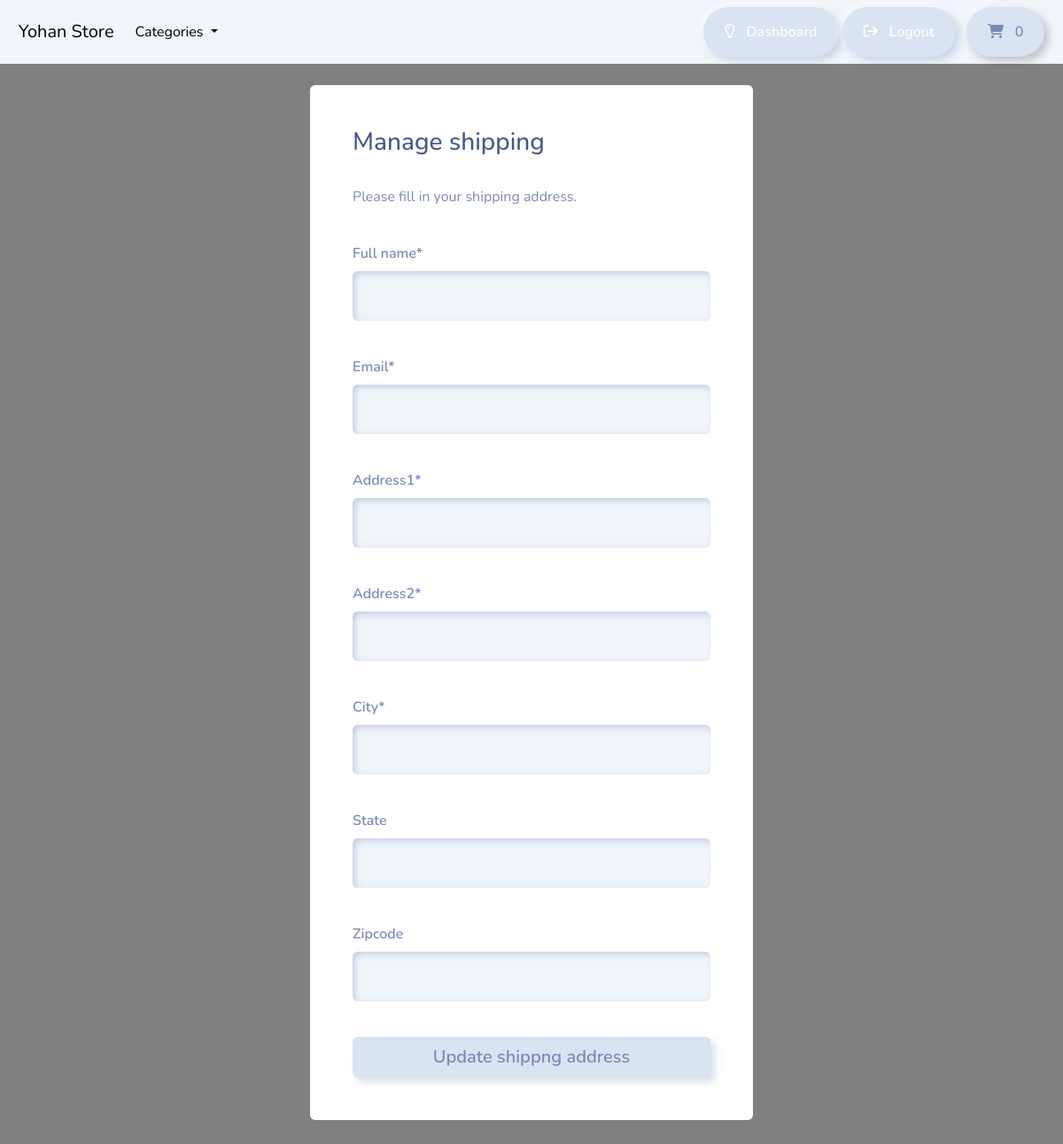
/account/manage-shipping (signed in), run on an earlier commit of the app's database.
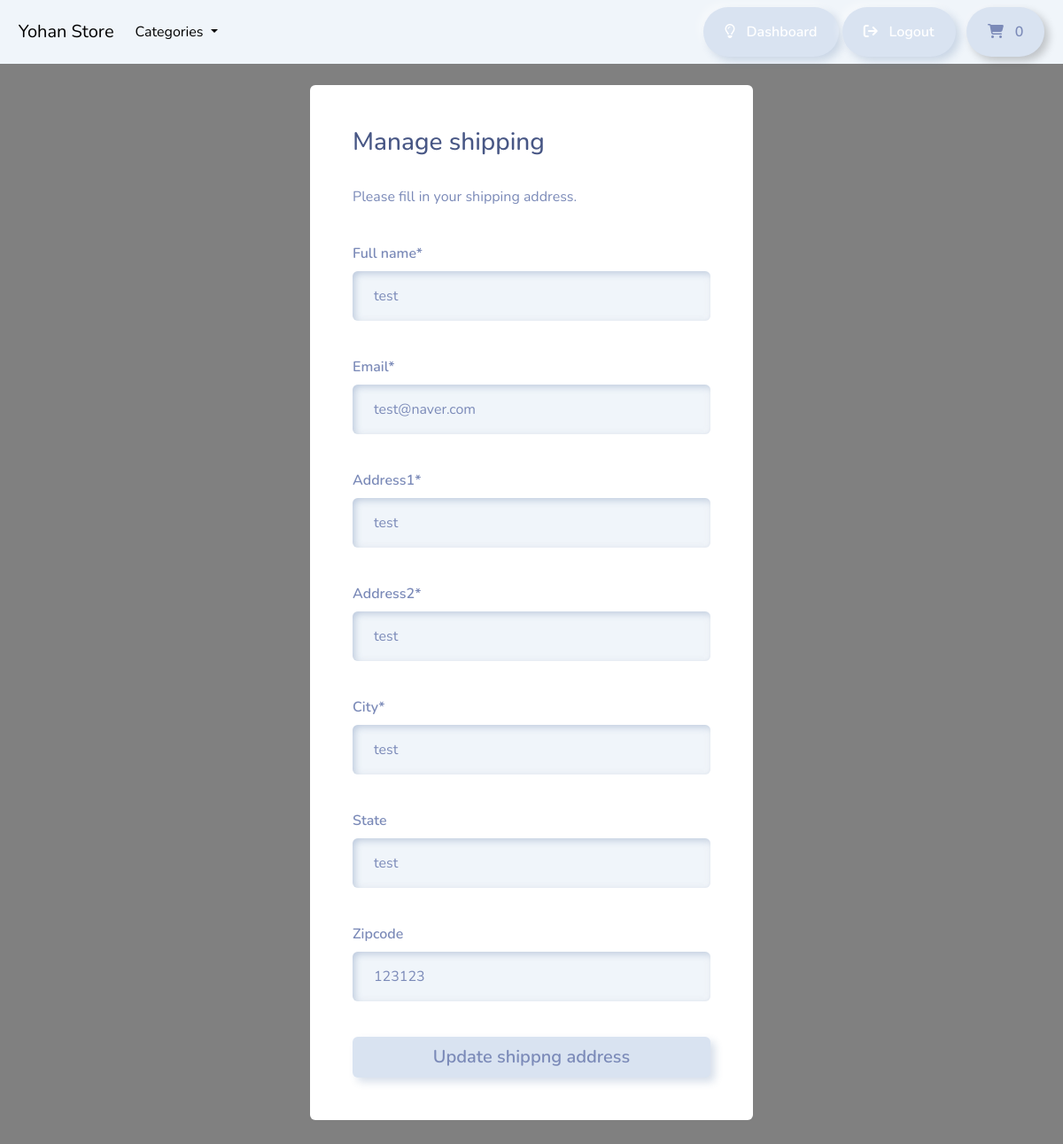
And on a later commit of the database.
### payment/models.py (models this page shows, shortened)
class ShippingAddress(models.Model):
    full_name = models.CharField(max_length=300)
    email = models.EmailField(max_length=255)
    address1 = models.CharField(max_length=300)
    address2 = models.CharField(max_length=300)
    city = models.CharField(max_length=255)
    state = models.CharField(max_length=255, null=True, blank=True)
    zipcode = models.CharField(max_length=255, null=True, blank=True)
    user = models.ForeignKey(User, on_delete=models.CASCADE, null=True, blank=True)
    class Meta:
        verbose_name_plural = 'Shipping Address'

### account/views.py (the view, shortened to what this page needs)
# urls.py: path('manage-shipping', views.manage_shipping, name='manage-shipping'),
@login_required(login_url='my-login')
def manage_shipping(request):
    try:
        shipping = ShippingAddress.objects.get(user=request.user.id)
    except ShippingAddress.DoesNotExist:
        shipping = None
    form = ShippingForm(instance=shipping)
    context = {'form':form}
    return render(request, 'account/manage-shipping.html', context=context)

### payment/forms.py
class ShippingForm(forms.ModelForm):
    class Meta:
        model = ShippingAddress
        fields = ['full_name', 'email', 'address1', 'address2', 'city', 'state','zipcode']
        exclude = ['user',]

### cart/cart.py (called while the page is built)
    def __len__(self):
        try:
            return sum(item['qty'] for item in self.cart.values())
        except:
            return 0

### cart/context_processors.py (called while the page is built)
def cart(request):
    return {'cart': Cart(request)}

### store/models.py (called while the page is built)
    def get_absolute_url(self):
        return reverse("list-category", args=[self.slug])

### store/views.py (called while the page is built)
def categories(request):
    all_categories = Category.objects.all()
    return {'all_categories': all_categories} # key/value

### account/templates/account/manage-shipping.html (shortened to what this page needs)
{% include 'store/base.html' %}
{% load static %}
{% load crispy_forms_tags %}
{% block content %}
    <body>
        <br>
        <div class = 'container bg-white shadow-md p-5 form-layout rounded' >
            <h3> Manage shipping</h3>
            <p> Please fill in your shipping address. </p>
            <br>
            <form method="POST" autocomplate="off">
                {{form.full_name|as_crispy_field}}
                <br>
                {{form.email|as_crispy_field}}
                <br>
                {{form.address1|as_crispy_field}}
                <br>
                {{form.address2|as_crispy_field}}
                <br>
                {{form.city|as_crispy_field}}
                <br>
                {{form.state|as_crispy_field}}
                <br>
                {{form.zipcode|as_crispy_field}}
                <br>
                <button type='submit' class='btn btn-primary btn-lg w-100 btn-block p-2 rounded'> Update shippng address</button>
            </form>
        </div>
<br> <br>
    </body>
{% endblock content %}

What changed in the data, as far as the page shows it:
added ShippingAddress: full_name "test", email "test@naver.com", address1 "test", address2 "test", city "test", state "test", zipcode "123123"
